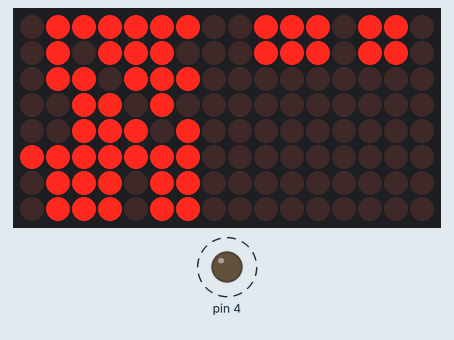
Recording of a sketch running on a simulated Arduino Uno, built with avr-gcc and run on an emulated ATmega328P. On the bench: 16×8 LED matrix, output pins drawn as LEDs (lit = HIGH). Dashed ring = blinking.

Above: at 0.2 s.
Timing chart, 0 to 130.0 s (numbered marks = the images above):
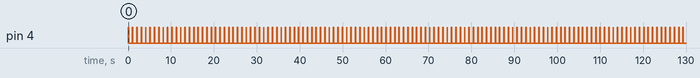

Measured:
- by itself, pin 4: alternates HIGH for 0.10 s and LOW for 0.92 s

The sketch:

Diego_Tom.ino
```cpp
#include "LedControl.h"

LedControl lc = LedControl(12, 11, 10, 2);

int x = 0;

int countdown[] = {9, 4, 6, 7, 2, 8, 0, 0, 0, 0} ;
int test[] = {2, 2, 8, 8, 8, 8, 8, 8, 8, 8};

void setup() {
  for (int m = 0; m < 2; m++) {
    lc.shutdown(m, false);
    lc.setIntensity(m, 15);
    lc.clearDisplay(m);
  }
  Serial.begin(9600);
  pinMode(4, OUTPUT);
}

void loop() {
  //iterateCountdown(9);

  for(int i=0; i<10; i++) {
    if(i>7) {
      printNumber(1, i-8, countdown[i]);
    }
    else {
      printNumber(0, i, countdown[i]);
    }
  }

  // Flick relay and wait
  digitalWrite(4, HIGH);
  delay(100);
  digitalWrite(4, LOW);
  delay(900);

}

void iterateCountdown(int pos) {
  if(countdown[pos]>0) {
    countdown[pos]--;
  }
  else {
    countdown[pos] = 9;
    iterateCountdown(pos-1);
  }
}

void printNumber(int m, int d, int n) {
  // get the segment data for this number
  int data[8];
  getNumberData(n,data);

  // set the segments
  for (int i = 0; i < 7; i++) {
    if (data[i] == 1) {
      lc.setLed(m,d,i,true);
    }
    else {
      lc.setLed(m,d,i,false);
    }
  }
}

void getNumberData(int n, int *data) {
  switch (n) {
  case 0:
    data[0] = 0;
    data[1] = 1;
    data[2] = 1;
    data[3] = 1;
    data[4] = 0;
    data[5] = 1;
    data[6] = 1;
    data[7] = 1;
    break;
  case 1:
    data[0] = 0;
    data[1] = 0;
    data[2] = 0;
    data[3] = 1;
    data[4] = 0;
    data[5] = 1;
    data[6] = 0;
    data[7] = 0;
    break;
  case 2:
    data[0] = 0;
    data[1] = 0;
    data[2] = 1;
    data[3] = 1;
    data[4] = 1;
    data[5] = 0;
    data[6] = 1;
    data[7] = 1;
    break;
  case 3:
    data[0] = 0;
    data[1] = 0;
    data[2] = 1;
    data[3] = 1;
    data[4] = 1;
    data[5] = 1;
    data[6] = 1;
    data[7] = 0;
    break;
  case 4:
    data[0] = 0;
    data[1] = 1;
    data[2] = 0;
    data[3] = 1;
    data[4] = 1;
    data[5] = 1;
    data[6] = 0;
    data[7] = 0;
    break;
  case 5:
    data[0] = 0;
    data[1] = 1;
    data[2] = 1;
    data[3] = 0;
    data[4] = 1;
    data[5] = 1;
    data[6] = 1;
    data[7] = 0;
    break;
  case 6:
    data[0] = 0;
    data[1] = 1;
    data[2] = 1;
    data[3] = 0;
    data[4] = 1;
    data[5] = 1;
    data[6] = 1;
    data[7] = 1;
    break;
  case 7:
    data[0] = 0;
    data[1] = 0;
    data[2] = 1;
    data[3] = 1;
    data[4] = 0;
    data[5] = 1;
    data[6] = 0;
    data[7] = 0;
    break;
  case 8:
    data[0] = 1;
    data[1] = 1;
    data[2] = 1;
    data[3] = 1;
    data[4] = 1;
    data[5] = 1;
    data[6] = 1;
    data[7] = 1;
    break;
  case 9:
    data[0] = 0;
    data[1] = 1;
    data[2] = 1;
    data[3] = 1;
    data[4] = 1;
    data[5] = 1;
    data[6] = 1;
    data[7] = 0;
    break;
  }
}
```
